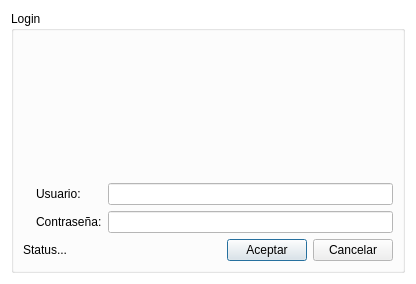
<?xml version="1.0" encoding="UTF-8"?>
<ui version="4.0">
 <class>LoginDialog</class>
 <widget class="QDialog" name="LoginDialog">
  <property name="geometry">
   <rect>
    <x>0</x>
    <y>0</y>
    <width>416</width>
    <height>284</height>
   </rect>
  </property>
  <property name="palette">
   <palette>
    <active>
     <colorrole role="Base">
      <brush brushstyle="SolidPattern">
       <color alpha="255">
        <red>255</red>
        <green>255</green>
        <blue>255</blue>
       </color>
      </brush>
     </colorrole>
     <colorrole role="Window">
      <brush brushstyle="SolidPattern">
       <color alpha="255">
        <red>255</red>
        <green>255</green>
        <blue>255</blue>
       </color>
      </brush>
     </colorrole>
    </active>
    <inactive>
     <colorrole role="Base">
      <brush brushstyle="SolidPattern">
       <color alpha="255">
        <red>255</red>
        <green>255</green>
        <blue>255</blue>
       </color>
      </brush>
     </colorrole>
     <colorrole role="Window">
      <brush brushstyle="SolidPattern">
       <color alpha="255">
        <red>255</red>
        <green>255</green>
        <blue>255</blue>
       </color>
      </brush>
     </colorrole>
    </inactive>
    <disabled>
     <colorrole role="Base">
      <brush brushstyle="SolidPattern">
       <color alpha="255">
        <red>255</red>
        <green>255</green>
        <blue>255</blue>
       </color>
      </brush>
     </colorrole>
     <colorrole role="Window">
      <brush brushstyle="SolidPattern">
       <color alpha="255">
        <red>255</red>
        <green>255</green>
        <blue>255</blue>
       </color>
      </brush>
     </colorrole>
    </disabled>
   </palette>
  </property>
  <property name="windowTitle">
   <string>Dialog</string>
  </property>
  <property name="windowIcon">
   <iconset resource="recursos.qrc">
    <normaloff>:/Logos/KenNomina.png</normaloff>:/Logos/KenNomina.png</iconset>
  </property>
  <layout class="QGridLayout" name="gridLayout_2">
   <item row="0" column="0">
    <widget class="QGroupBox" name="groupBox">
     <property name="title">
      <string>Login</string>
     </property>
     <layout class="QGridLayout" name="gridLayout">
      <item row="0" column="0">
       <layout class="QHBoxLayout" name="horizontalLayout">
        <item>
         <widget class="QLabel" name="label_3">
          <property name="maximumSize">
           <size>
            <width>200</width>
            <height>200</height>
           </size>
          </property>
          <property name="text">
           <string/>
          </property>
          <property name="pixmap">
           <pixmap resource="recursos.qrc">:/Logos/KenNomina.png</pixmap>
          </property>
          <property name="scaledContents">
           <bool>true</bool>
          </property>
         </widget>
        </item>
        <item>
         <layout class="QVBoxLayout" name="verticalLayout">
          <item>
           <spacer name="verticalSpacer">
            <property name="orientation">
             <enum>Qt::Vertical</enum>
            </property>
            <property name="sizeHint" stdset="0">
             <size>
              <width>20</width>
              <height>40</height>
             </size>
            </property>
           </spacer>
          </item>
          <item>
           <layout class="QFormLayout" name="formLayout">
            <item row="0" column="0">
             <widget class="QLabel" name="label">
              <property name="text">
               <string>Usuario:</string>
              </property>
             </widget>
            </item>
            <item row="0" column="1">
             <widget class="QLineEdit" name="userLineEdit">
              <property name="minimumSize">
               <size>
                <width>100</width>
                <height>0</height>
               </size>
              </property>
             </widget>
            </item>
            <item row="1" column="0">
             <widget class="QLabel" name="label_2">
              <property name="text">
               <string>Contraseña:</string>
              </property>
             </widget>
            </item>
            <item row="1" column="1">
             <widget class="QLineEdit" name="passwordLineEdit">
              <property name="minimumSize">
               <size>
                <width>80</width>
                <height>0</height>
               </size>
              </property>
              <property name="echoMode">
               <enum>QLineEdit::Password</enum>
              </property>
             </widget>
            </item>
           </layout>
          </item>
         </layout>
        </item>
       </layout>
      </item>
      <item row="1" column="0">
       <layout class="QHBoxLayout" name="horizontalLayout_2">
        <item>
         <widget class="QLabel" name="statusLabel">
          <property name="text">
           <string>Status...</string>
          </property>
         </widget>
        </item>
        <item>
         <spacer name="horizontalSpacer">
          <property name="orientation">
           <enum>Qt::Horizontal</enum>
          </property>
          <property name="sizeHint" stdset="0">
           <size>
            <width>40</width>
            <height>20</height>
           </size>
          </property>
         </spacer>
        </item>
        <item>
         <widget class="QPushButton" name="pushButton">
          <property name="text">
           <string>Aceptar</string>
          </property>
         </widget>
        </item>
        <item>
         <widget class="QPushButton" name="pushButton_2">
          <property name="text">
           <string>Cancelar</string>
          </property>
         </widget>
        </item>
       </layout>
      </item>
     </layout>
    </widget>
   </item>
  </layout>
 </widget>
 <resources>
  <include location="recursos.qrc"/>
 </resources>
 <connections/>
</ui>
